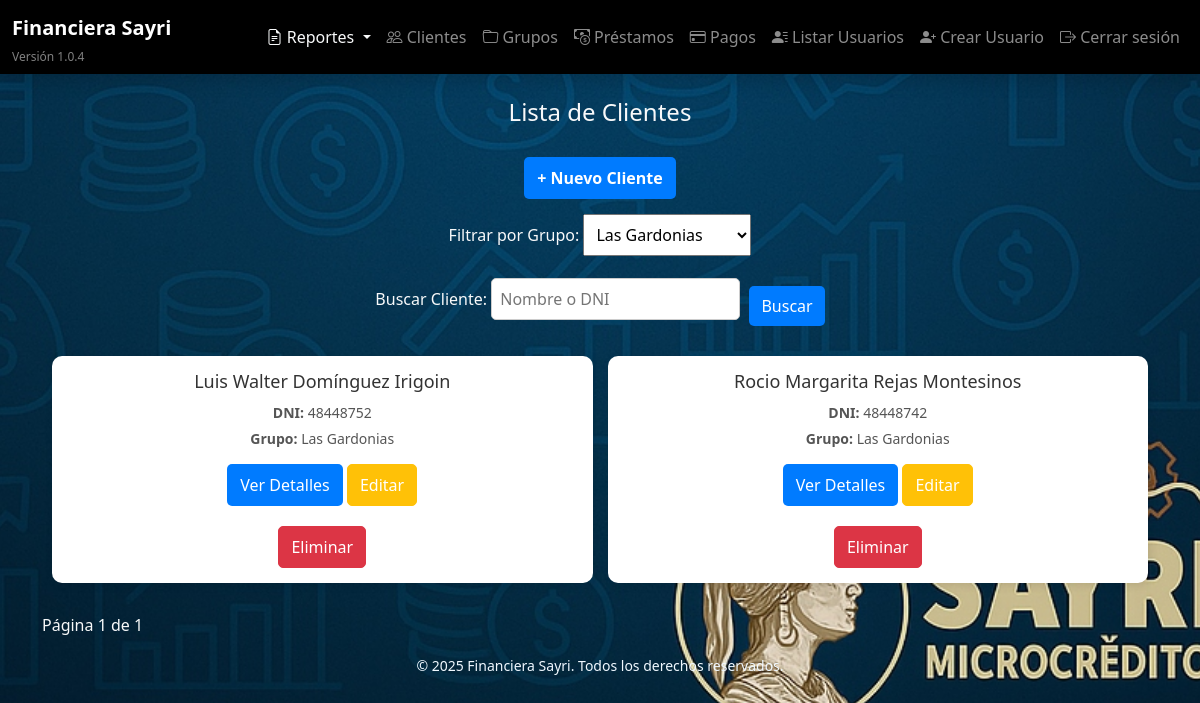
/clientes/?grupo_id=1 (signed in), run on the app's committed database.
### models/cliente.py (models this page shows)
class Cliente(db.Model):
    __tablename__ = 'cliente'
    id = db.Column(db.Integer, primary_key=True)
    nombre = db.Column(db.String(100), nullable=False)
    apellido = db.Column(db.String(100), nullable=False)
    dni = db.Column(db.String(15), unique=True, nullable=False)
    celular = db.Column(db.String(20), nullable=False)
    operadora = db.Column(db.String(50))
    banco = db.Column(db.String(50))
    numero_cuenta = db.Column(db.String(50))
    fecha_registro = db.Column(db.DateTime, default=datetime.utcnow)
    grupo_id = db.Column(db.Integer, db.ForeignKey('grupo.id'), nullable=True)
    prestamos_individuales = db.relationship('PrestamoIndividual', backref='cliente', lazy=True)

### models/grupo.py (models this page shows)
class Grupo(db.Model):
    __tablename__ = 'grupo'
    id = db.Column(db.Integer, primary_key=True)
    nombre = db.Column(db.String(100), nullable=False)
    fecha_creacion = db.Column(db.DateTime, default=datetime.utcnow)
    prestamos_grupales = db.relationship('PrestamoGrupal', backref='grupo', lazy=True)
    clientes = db.relationship('Cliente', backref='grupo', lazy=True)

### routes/clientes.py (the view)
@clientes_bp.route('/')
@login_required
def lista_clientes():
    page = request.args.get('page', 1, type=int)
    grupo_id = request.args.get('grupo_id', type=int)
    search = request.args.get('search', '').strip()
    query = Cliente.query
    if grupo_id:
        query = query.filter_by(grupo_id=grupo_id)
    if search:
        query = query.filter(
            Cliente.nombre.ilike(f"%{search}%") | Cliente.dni.ilike(f"%{search}%")
        )
    clientes = query.paginate(page=page, per_page=10)  # 10 clientes por página
    grupos = Grupo.query.all()  # Obtener todos los grupos
    return render_template('clientes/lista_clientes.html', clientes=clientes, grupos=grupos, selected_grupo=grupo_id)

### templates/clientes/lista_clientes.html (shortened to what this page needs)
{% extends "base.html" %}
{% block content %}
    <h2 class="title">Lista de Clientes</h2>
    <div class="add-client-container">
        <a href="{{ url_for('clientes.nuevo_cliente') }}" class="btn btn-add">+ Nuevo Cliente</a>
    </div>
    <form method="GET" action="{{ url_for('clientes.lista_clientes') }}" class="filter-form">
        <label for="grupo_id">Filtrar por Grupo:</label>
        <select name="grupo_id" id="grupo_id" onchange="this.form.submit()">
            {% for grupo in grupos %}
                <option value="{{ grupo.id }}" {% if grupo.id == selected_grupo %}selected{% endif %}>
                    {{ grupo.nombre }}
                </option>
            {% endfor %}
        </select>
    </form>
    <form method="GET" action="{{ url_for('clientes.lista_clientes') }}" class="search-form">
        <label for="search">Buscar Cliente:</label>
        <input type="text" id="search" name="search" placeholder="Nombre o DNI" value="{{ request.args.get('search', '') }}">
        <button type="submit" class="btn btn-primary">Buscar</button>
    </form>
    <div class="clientes-grid">
        {% for cliente in clientes.items %}
            <div class="cliente-card">
                <h3>{{ cliente.nombre }} {{ cliente.apellido }}</h3>
                <p><strong>DNI:</strong> {{ cliente.dni }}</p>
                <p><strong>Grupo:</strong> {{ cliente.grupo.nombre if cliente.grupo else 'Sin Grupo' }}</p>
                <a href="{{ url_for('clientes.detalle_cliente', cliente_id=cliente.id) }}" class="btn">Ver Detalles</a>
                <a href="{{ url_for('clientes.actualizar_cliente', cliente_id=cliente.id) }}" class="btn btn-warning" style="margin-top: 10px;">
                    Editar
                </a>
                <form method="POST" action="{{ url_for('clientes.eliminar_cliente', cliente_id=cliente.id) }}" style="margin-top: 10px;">
                    <button type="submit" class="btn btn-danger" onclick="return confirm('¿Estás seguro de que deseas eliminar este cliente?')">
                        Eliminar
                    </button>
                </form>
            </div>
        {% endfor %}
    </div>
    <div class="pagination">
        <span>Página {{ clientes.page }} de {{ clientes.pages }}</span>
    </div>
{% endblock %}

### static/styles.css (style rules this page uses)
body { background: url('/static/images/fondo.jpg') no-repeat center center fixed; background-size: cover; color: white; }

### templates/clientes/lista_clientes.html (style rules this page uses)
.title { text-align: center; font-size: 24px; margin-bottom: 20px; }
.add-client-container { text-align: center; margin-bottom: 15px; }
.btn-add { background: #28a745; color: white; text-decoration: none; padding: 10px 15px; border-radius: 5px; font-weight: bold; display: inline-block; transition: 0.3s; }
.filter-form { text-align: center; margin-bottom: 20px; }
.filter-form select { padding: 8px; font-size: 16px; }
.search-form { text-align: center; margin-bottom: 20px; }
.search-form input { padding: 8px; font-size: 16px; border: 1px solid #ccc; border-radius: 5px; }
.search-form button { padding: 8px 12px; font-size: 16px; background: #007bff; color: white; border: none; border-radius: 5px; margin-left: 5px; }
.clientes-grid { display: grid; grid-template-columns: repeat(auto-fit, minmax(250px, 1fr)); gap: 15px; padding: 10px; }
.cliente-card { background: white; border-radius: 10px; padding: 15px; box-shadow: 2px 2px 10px rgba(0, 0, 0, 0.1); text-align: center; transition: transform 0.2s; }
.cliente-card h3 { margin-bottom: 10px; font-size: 18px; color: #333; }
.cliente-card p { margin: 5px 0; font-size: 14px; color: #555; }
.btn { display: inline-block; background: #007bff; color: white; text-decoration: none; padding: 8px 12px; border-radius: 5px; margin-top: 10px; }
.btn-warning { display: inline-block; background: #ffc107; color: white; text-decoration: none; padding: 8px 12px; border-radius: 5px; }
.btn-danger { display: inline-block; background: #dc3545; color: white; text-decoration: none; padding: 8px 12px; border-radius: 5px; }
.pagination { text-align: center; margin-top: 20px; }

### data on the page
Cliente: nombre "Luis Walter", apellido "Domínguez Irigoin", dni "48448752", grupo "Las Gardonias"
Cliente: nombre "Rocio Margarita", apellido "Rejas Montesinos", dni "48448742", grupo "Las Gardonias"

### other printed values
{{ clientes.page }} "1"
{{ clientes.pages }} "1"
form field grupo_id "Las Gardonias"
